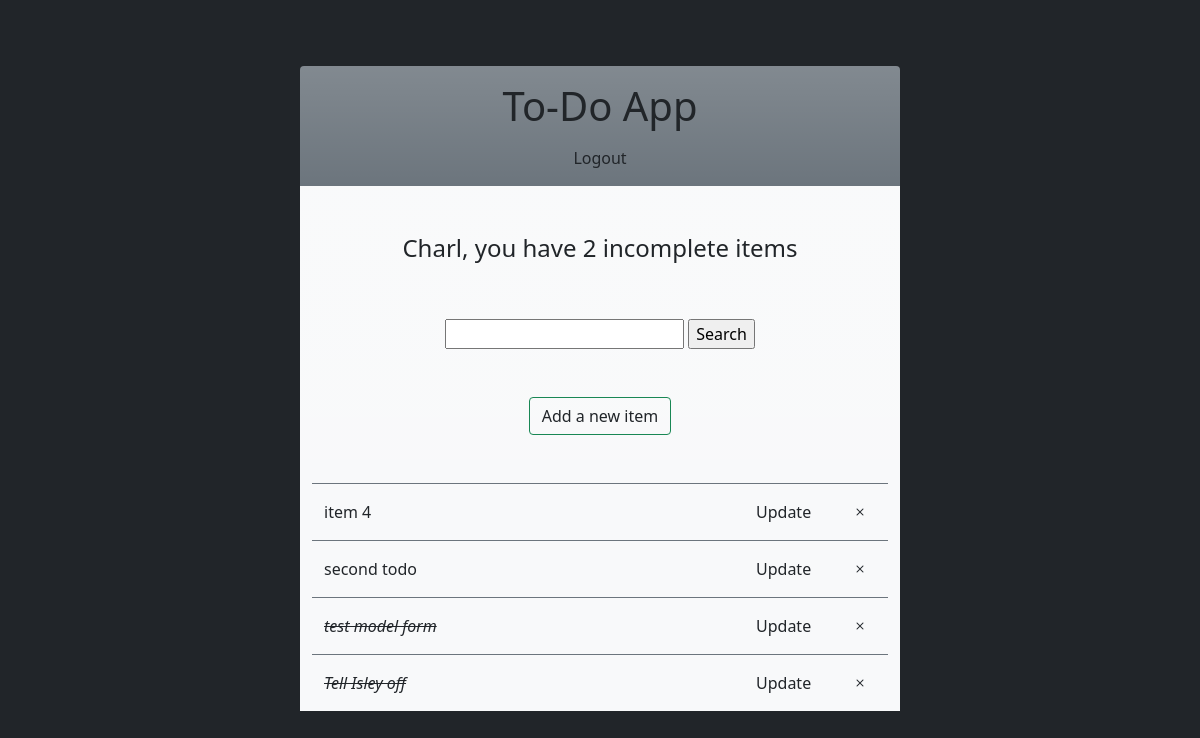
The app's page / (signed in), older data.
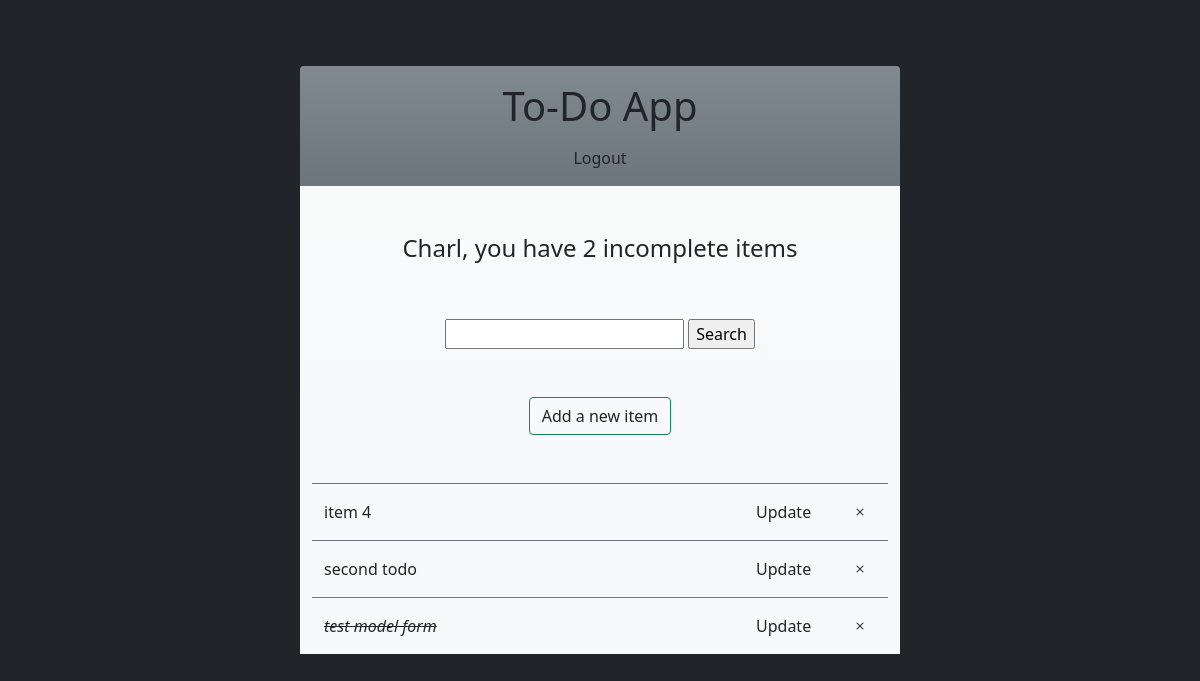
The same page, newer data.
### todo/models.py (models this page shows, shortened)
class Todo(models.Model):
    user        = models.ForeignKey(User, on_delete=models.CASCADE, null=True)
    title       = models.CharField(max_length=50)
    text        = models.TextField(null=True, blank=True)
    complete    = models.BooleanField(default=False)
    created_on  = models.DateTimeField(auto_now_add=True)
    class Meta:
        ordering = ['complete']

### todo/views.py (the view)
# urls.py: path('', views.TodoList.as_view(), name = 'todo'),
class TodoList(LoginRequiredMixin, ListView):
    model               = Todo
    context_object_name = 'todos'
    def get_context_data(self, **kwargs):
        context             = super().get_context_data(**kwargs)
        context['todos']    = context['todos'].filter(user=self.request.user)
        context['count']    = context['todos'].filter(complete=False).count()
        search              = self.request.GET.get('todo-search') or ''
        if search:
            context['todos']= context['todos'].filter(
                title__startswith = search
            )
        context['search'] = search
        return context

### todo/templates/todo/todo_list.html
{% extends 'todo/base.html' %}
{% load static %}
{% block content %}
<h4 class="text-center py-5">
  {{user.username|title}}, you have {{count}} incomplete item{{count|pluralize}}
</h4>
<div class="text-center container pb-5">
  <form method="GET">
    <input type="text" name="todo-search" value='{{search}}'>
    <input type="submit" value="Search" >
  </form>
</div>
<div class="text-center container pb-5">
  <a href="{% url 'todo_create' %}" class="btn btn-outline-success">Add a new item</a>
</div>
<div class="container mb-3 bg-light">
  {% for todo in todos %}
    <div class="row border-top border-secondary py-3">
      <div class="col-9">
        {% if todo.complete == True %}
          <a href="{% url 'todo_detail' todo.id %}" class="text-decoration-line-through fst-italic">
            {{ todo.title }}
          </a>
        {% else %}
          <a href="{% url 'todo_detail' todo.id %}">  {{ todo.title }} </a>
        {% endif %}
      </div>
      <div class="col-2">
        <a href="{% url 'todo_update' todo.id %}" id="update-item">  Update </a>
      </div>
      <div class="col-1">
        <a href="{% url 'todo_delete' todo.id %}" id="delete-item">
          <i class="bi bi-x"></i>
        </a>
      </div>
    </div>
  {% empty %}
    <h4>No items in your To-Do List</h4>
  {% endfor %}
</div>
{% endblock content %}

Row changes from the older to the newer data that the page shows:
removed Todo: title "Tell Isley off"
